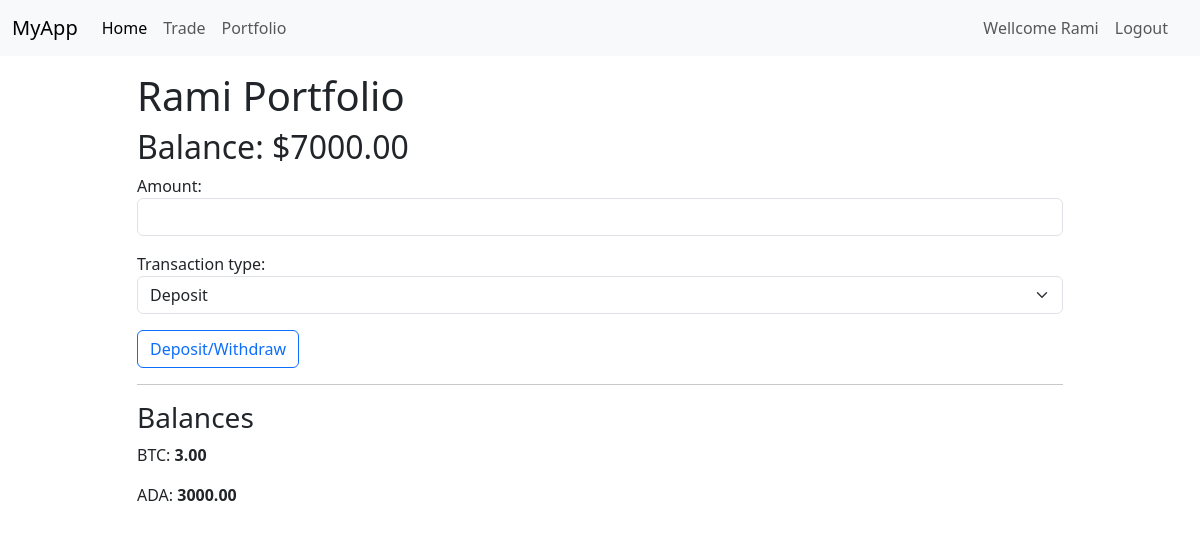
/portfolio (signed in), run on an earlier commit of the app's database.
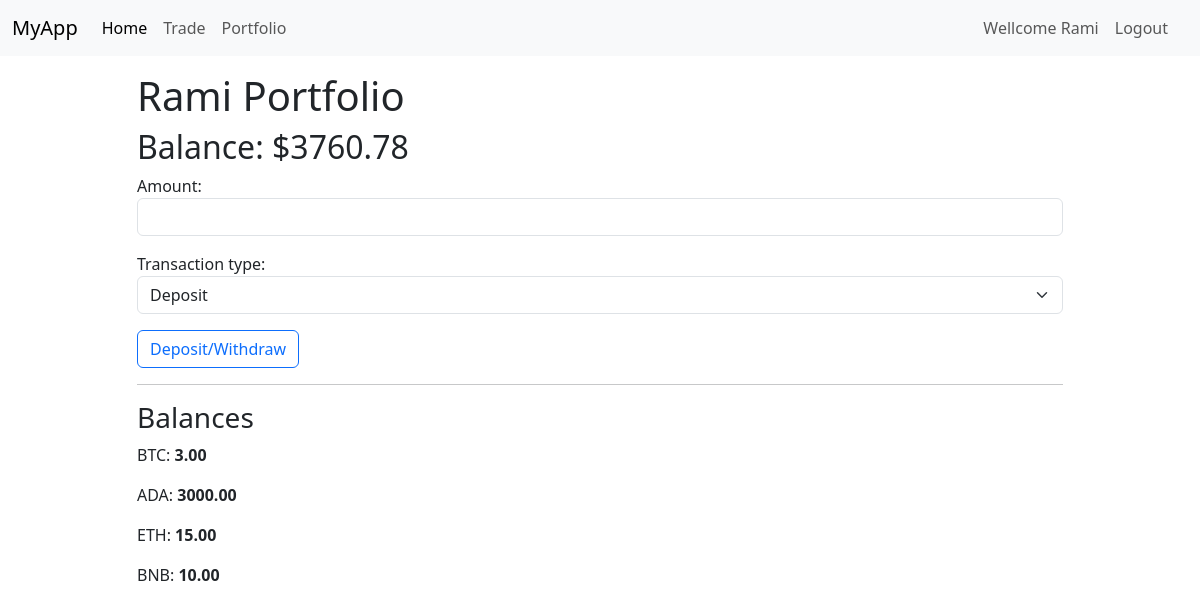
And on a later commit of the database.
### myapp/models.py (models this page shows, shortened)
class User(AbstractUser):
    balance = models.DecimalField(max_digits=10, decimal_places=2, default=0)

class CoinsAmount(models.Model):
    user = models.ForeignKey(
        User, on_delete=models.CASCADE, related_name='coin_amounts')
    wallet = models.ForeignKey(
        Wallet, on_delete=models.CASCADE, related_name='coins')
    amount = models.DecimalField(max_digits=10, decimal_places=2, default=0)

class Wallet(models.Model):
    user = models.ForeignKey(
        User, on_delete=models.CASCADE, related_name='wallets')
    symbol = models.CharField(max_length=10)

### myapp/views.py (the view, shortened to what this page needs)
# urls.py: path("portfolio", views.portfolio, name="portfolio"),
@login_required(login_url='/login')
def portfolio(request):
    current_user = request.user
    thisUser = User.objects.get(pk=request.user.pk)
    balance = thisUser.balance
    coins = CoinsAmount.objects.filter(user=request.user)
    for coin in coins:
        print(coin.wallet.symbol)
    addCredit = AddCredit()
    return render(request, "myapp/portfolio.html", {
        "form": addCredit,
        "balance": balance,
        "coins": coins
    })

### myapp/forms.py
class AddCredit(forms.Form):
    amount = forms.DecimalField(
        label='Amount', min_value=0, max_digits=10, decimal_places=2, widget=forms.TextInput(attrs={'class': 'form-control mb-3', 'autofocus': True}))
    transaction_type = forms.ChoiceField(
        choices=[('deposit', 'Deposit'), ('withdraw', 'Withdraw')], widget=forms.Select(attrs={'class': 'form-control form-floating form-select'}))

### myapp/templates/myapp/portfolio.html (shortened to what this page needs)
{% extends 'myapp/layout.html' %}
{%block body%}
<h1 class="mt-3">{{user.username|title}} Portfolio</h1>
<h2>Balance: ${{balance}}</h2>
<form action="{% url 'portfolio'%}" method="POST">
    {{form}}
    <input class="btn btn-outline-primary mt-3" type="submit" value="Deposit/Withdraw" name="" id="">
</form>
<hr>
<h3>Balances</h3>
{% for coin in coins%}
<p>{{coin.wallet.symbol}}: <b>{{coin.amount}}</b></p>
{%endfor%}
{%endblock%}

### myapp/templates/myapp/layout.html (shortened to what this page needs)
{% load static %}
<!DOCTYPE html>
<html lang="en">
<head>
    <link href="https://cdn.jsdelivr.net/npm/bootstrap@5.3.0-alpha1/dist/css/bootstrap.min.css" rel="stylesheet"
>
</head>
<body>
    <nav class="navbar navbar-expand-lg bg-body-tertiary">
        <div class="container-fluid">
            <a class="navbar-brand" href="#">MyApp</a>
            <div class="collapse navbar-collapse" id="navbarNav">
                <ul class="navbar-nav container-fluid d-flex">
                    <li class="nav-item {% if not user.is_authenticated %}me-auto{% endif %}">
                        <a class="nav-link active" aria-current="page" href="{% url 'index'%}">Home</a>
                    </li>
                    {%if user.is_authenticated %}
                    <li class="nav-item">
                        <a class="nav-link" aria-current="page" href="{% url 'trade'%}">Trade</a>
                    </li>
                    <li class="nav-item me-auto">
                        <a class="nav-link" aria-current="page" href="{% url 'portfolio'%}">Portfolio</a>
                    </li>
                    <li class="nav-item ">
                        <a class="nav-link " href="#">Wellcome {{user.username|title}}</a>
                    </li>
                    <li class="nav-item">
                        <a class="nav-link " href="{% url 'logout'%}">Logout</a>
                    </li>
                    {%endif%}
                </ul>
            </div>
        </div>
    </nav>
    <div class="container">
        <div class="row">
            <div class="col">
            </div>
            <div class="col-10">
                {%block body%}
                {%endblock%}
            </div>
            <div class="col">
            </div>
        </div>
    </div>
</body>
</html>

What changed in the data, as far as the page shows it:
changed User "Rami": balance "7000.00" → "3760.78"
added CoinsAmount: wallet.symbol "ETH", amount "15.00"
added CoinsAmount: wallet.symbol "BNB", amount "10.00"
